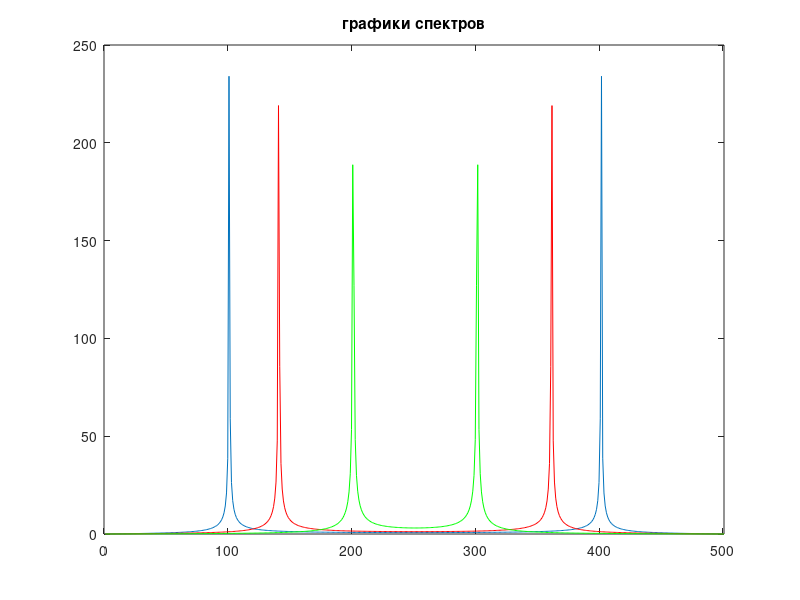
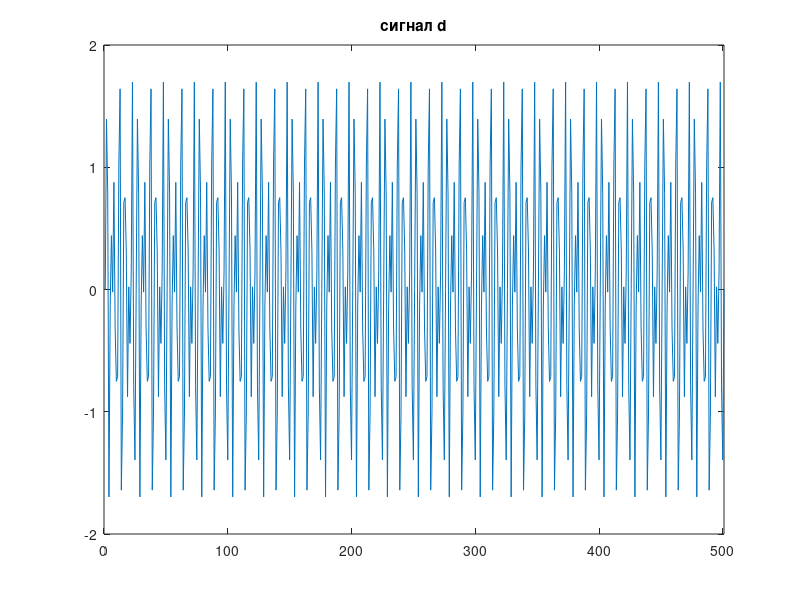
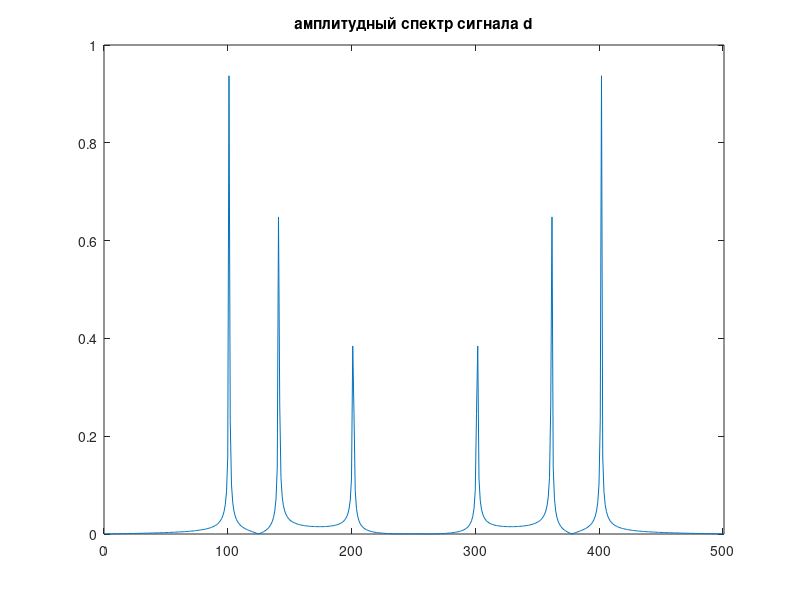
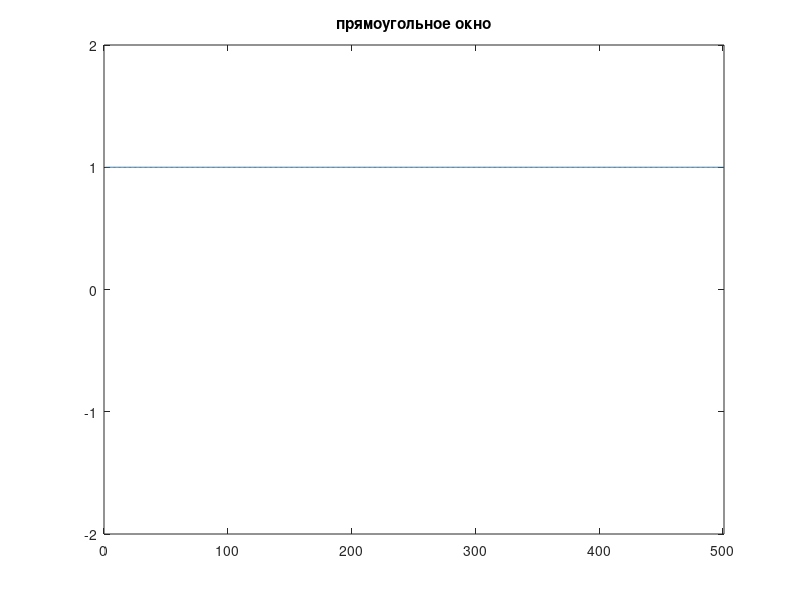

Write MATLAB code to recreate these figures, in order.
% ГАРМОНИЧЕСКИЙ АНАЛИЗ СИГНАЛОВ НА ОСНОВЕ ДИСКРЕТНОГО
% ПРЕОБРАЗОВАНИЯ ФУРЬЕ

% triang 20 28 60 240 100

f1 = 20;
f2 = 28;
f3 = 60;

fsample1 = 240;
fsample2 = 100;

secs = 5;

% fsample = fsample1;
fsample = fsample2;

t = (0:1/fsample:secs);
N = length(t);

% 1.Сформировать, используя пакет MATLAB, гармонические сигналы a, b, c

a = sin(2*pi*f1*t);
b = sin(2*pi*f2*t);
c = sin(2*pi*f3*t);

% 2.Построить амплитудные спектры сигналов а, b и c, используя функцию fft.
%   Для отображения графиков спектров воспользоваться функцией plot.

xa = abs(fft(a));
xb = abs(fft(b));
xc = abs(fft(c));

plot(xa);
hold on;
plot(xb, 'r');  
plot(xc, 'g');
title('графики спектров');
xlim([0 fsample - fsample/N]);
xlim([0 N]);

% 3.Сформировать сигнал, являющийся суммой сигналов a,b и с
% и построить его амплитудный спектр

d=a(1:N)+0.75*b(1:N)+0.5*c(1:N);
AmpSpec=(1/(N/2))*abs(fft(d));

figure;
plot(d);
title('сигнал d');
xlim([0 N]);

figure;
plot(AmpSpec);
title('амплитудный спектр сигнала d');
xlim([0 N]);

% 4.Построить временные и спектральные графики прямоугольного окна и окна
% заданного по варианту задания. Описать свойства окна.

w = boxcar(N);
% % w(1:N/3) = 0;
% % w(2*N/3:N) = 0;
% % dw = w.'.*d;

figure;
plot(w);
xlim([0 N]);
ylim([-2, 2]);
title('прямоугольное окно');

% % figure;
% % plot(dw);
% % title('dw (прямоугольное окно');
% % xlim([0 N]);

figure;
plot(abs(fft(w)), 'r');
title('спектр прямоугольного окна');
xlim([0 N]);

w=triang(N);

figure;
plot(w);
title('треугольное окно');
xlim([0 N]);

figure;
plot(abs(fft(w)), 'r');
title('спектр треугольного окна');
xlim([0 N]);

% % figure;
% % plot(abs(fft(dw)));
% % title('спектр dw (прямоугольное окно');
% % xlim([0 N]);

% 6.Сформировать сигнал dw, являющийся произведением сигнала d и сигнала w, 
% представляющего заданное временное окно.

w=triang(N);
dw=w.'.*d;

% 7.Построить графики сигнала dw и его амплитудного спектра.

figure;
plot(dw);
title('сигнал dw');
xlim([0 N]);

% % figure;
% % plot(abs(fft(dw)));
% % title('спектр dw');
% % xlim([0 N]);

AmpSpec_dw=(1/(N/2))*abs(fft(dw));

figure;
plot(AmpSpec_dw);
title('амплитудный спектр сигнала dw');
xlim([0 N]);

% 8.Сравнить реализации и спектры сигналов d и dw. Сформулировать выводы.

% 9.Повторить пункты 3.5.1-3.5.7 для иной частоты дискретизации 
%   в соответствии с вариантом задания.
